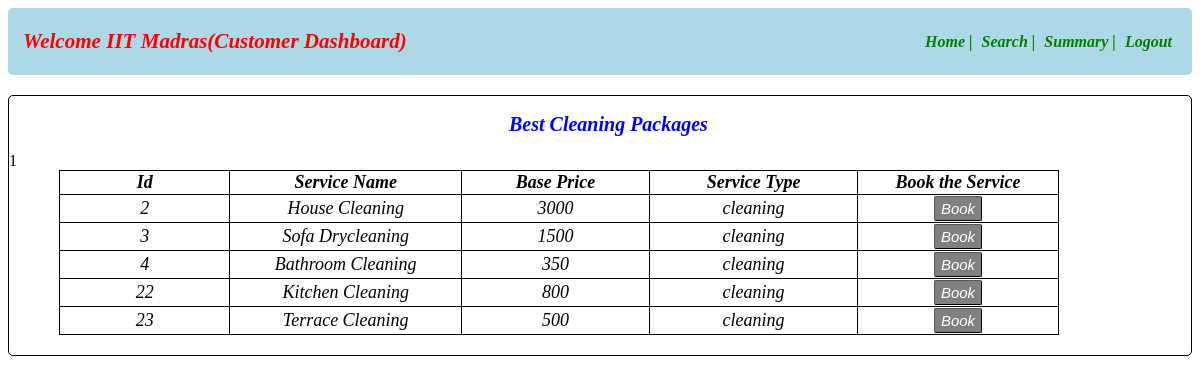
Page /cleaning/1 on the committed database.
### app.py (models this page shows)
class User_Info(db.Model):
    __tablename__="user_info"
    id=db.Column(db.Integer,primary_key=True)
    email=db.Column(db.String,nullable=False)
    full_name=db.Column(db.String,nullable=False)
    user_name=db.Column(db.String,unique=True,nullable=False)
    service_name=db.Column(db.String,nullable=False)
    experience=db.Column(db.Integer,nullable=False)
    pwd=db.Column(db.String,nullable=False)
    add=db.Column(db.String,nullable=True)
    pincode=db.Column(db.String,nullable=False)
    role=db.Column(db.Integer,nullable=False,default=1)
    status=db.Column(db.String,unique=True)
    location=db.Column(db.String,nullable=False)

class Service_Info(db.Model):
    __tablename__="service_info"
    id=db.Column(db.Integer,primary_key=True)
    servicename=db.Column(db.String,nullable=False)
    description=db.Column(db.String,nullable=False)
    baseprice=db.Column(db.Integer,nullable=False)
    time_required=db.Column(db.String,nullable=False)
    service_type=db.Column(db.String,nullable=False)

### app.py (the view)
@app.route("/cleaning/<customer_id>",methods=["GET","POST"])
def home_cleaning(customer_id):
    customer_id=customer_id
    customer_name=User_Info.query.filter_by(id=customer_id).first()
    stype="cleaning"
    servicename=Service_Info.query.all()
    return render_template("service_cleaning.html",servicename=servicename,customer_name=customer_name.full_name,customer_id=customer_id)

### templates/service_cleaning.html (shortened to what this page needs)
<!DOCTYPE html>
<html lang="en">
<head>
</head>
<body>
    <div id="header">
        <nav class="navbar">
            <div class="navdiv">
                <div class="logo"><h3>Welcome {{customer_name}}(Customer Dashboard)</h3></div>
                <ul>
                    <li><a href="#">Home |</a></li>
                    <li><a href="/customersearch">Search |</a></li>
                    <li><a href="/customersummary">Summary |</a></li>
                    <li><a href="/login">Logout</a></li>
                </ul>
            </div>
        </nav>
    </div>
    <div id="main">
        <div id="dv1">
            <h2>Best Cleaning Packages</h2>
            <table>
                <thead>
                    <tr>
                        <th>Id</th>
                        <th>Service Name</th>
                        <th>Base Price</th>
                        <th>Service Type</th>
                        <th>Book the Service</th>
                    </tr>
                </thead>
                <tbody>
                    {% for entry in servicename%}
                    {% if entry.service_type=="cleaning" %}
                    <tr>
                        <td>{{entry.id}}</td>
                        <td>{{entry.servicename}}</td>
                        <td>{{entry.baseprice}}</td>
                        <td>{{entry.service_type}}</td>
                        <td><button class="btn1"><a class="a1" href="/bookservice/{{entry.id}}/{{customer_id}}">Book</a></button></td>
                    </tr>
                    {% endif %}
                    {% endfor %}
                </tbody>
            </table>
        </div>
    </div>
</body>
</html>

### templates/service_cleaning.html (style rules this page uses)
* { text-decoration: none; }
.navbar { background-color: lightblue; padding-right: 15px; padding-left: 15px; border-radius: 5px; }
ul li { vertical-align: middle; }
.navdiv { display:flex; align-items: center; justify-content: space-between; }
.logo { font-size: 18px; color: red; font-style: italic; }
li { list-style: none; display: inline; }
li a { color: green; font-size: 16px; font-style: italic; margin-right: 5px; font-weight: bold; }
.btn1 { background:gray; border: 1px outset buttonborder; border-radius: 2px; color:white; height:25px; }
a { font-style: italic; color: white; font-size: 20px; }
.a1 { font-size: 15px; font-style: italic; color:white; }
h2 { font-style: italic; color:blue; margin-left: 500px; font-size: 20px; }
table, th, td { text-align: center; font-style: italic; width:1000px; margin-left: 50px; border-radius: 20px; border: 1px solid black; border-collapse: collapse ; font-size: 18px; margin-bottom: 20px; }
#dv1 { border:1px solid black; border-radius:5px; background-color:white; margin-top:20px; height:auto; }

### rows in the picture
User_Info: full_name "IIT Madras"
Service_Info: id "2", servicename "House Cleaning", baseprice "3000", service_type "cleaning"
Service_Info: id "3", servicename "Sofa Drycleaning", baseprice "1500", service_type "cleaning"
Service_Info: id "4", servicename "Bathroom Cleaning", baseprice "350", service_type "cleaning"
Service_Info: id "22", servicename "Kitchen Cleaning", baseprice "800", service_type "cleaning"
Service_Info: id "23", servicename "Terrace Cleaning", baseprice "500", service_type "cleaning"
